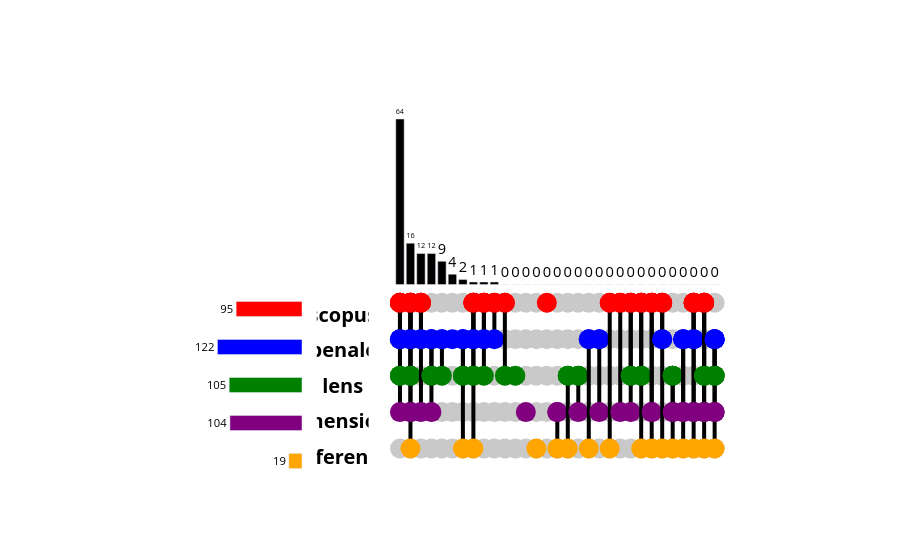

The cell this chart's notebook holds for it:
### Code cell
plot_upset(df_papers[df_papers["tags"] == "#keep"])

### Figure 1 — Plotly figure (JSON) as saved in the notebook; plotly's stock layout.template omitted (floating-point values rounded to 4 significant figures; data arrays with more than 128 entries replaced by an {"elided": "..."} marker saying what was removed)
{"data": [{"marker": {"color": "#C9C9C9", "size": 20}, "mode": "markers", "showlegend": false, "type": "scatter", "x": {"elided": "155 int values"}, "xaxis": "x3", "y": {"elided": "155 float values"}, "yaxis": "y3"}, {"line": {"color": "black", "width": 4}, "marker": {"color": ["red"], "line": {"color": "black"}, "showscale": false, "size": 20}, "mode": "markers+lines", "showlegend": false, "type": "scatter", "x": [0], "xaxis": "x3", "y": [-7.04], "yaxis": "y3"}, {"line": {"color": "black", "width": 4}, "marker": {"color": ["red", "blue"], "line": {"color": "black"}, "showscale": false, "size": 20}, "mode": "markers+lines", "showlegend": false, "type": "scatter", "x": [0, 0], "xaxis": "x3", "y": [-7.04, -21.12], "yaxis": "y3"}, {"line": {"color": "black", "width": 4}, "marker": {"color": ["red", "blue", "green"], "line": {"color": "black"}, "showscale": false, "size": 20}, "mode": "markers+lines", "showlegend": false, "type": "scatter", "x": [0, 0, 0], "xaxis": "x3", "y": [-7.04, -21.12, -35.2], "yaxis": "y3"}, {"line": {"color": "black", "width": 4}, "marker": {"color": ["red", "blue", "green", "purple"], "line": {"color": "black"}, "showscale": false, "size": 20}, "mode": "markers+lines", "showlegend": false, "type": "scatter", "x": [0, 0, 0, 0], "xaxis": "x3", "y": [-7.04, -21.12, -35.2, -49.28], "yaxis": "y3"}, {"line": {"color": "black", "width": 4}, "marker": {"color": ["red"], "line": {"color": "black"}, "showscale": false, "size": 20}, "mode": "markers+lines", "showlegend": false, "type": "scatter", "x": [1], "xaxis": "x3", "y": [-7.04], "yaxis": "y3"}, {"line": {"color": "black", "width": 4}, "marker": {"color": ["red", "blue"], "line": {"color": "black"}, "showscale": false, "size": 20}, "mode": "markers+lines", "showlegend": false, "type": "scatter", "x": [1, 1], "xaxis": "x3", "y": [-7.04, -21.12], "yaxis": "y3"}, {"line": {"color": "black", "width": 4}, "marker": {"color": ["red", "blue", "green"], "line": {"color": "black"}, "showscale": false, "size": 20}, "mode": "markers+lines", "showlegend": false, "type": "scatter", "x": [1, 1, 1], "xaxis": "x3", "y": [-7.04, -21.12, -35.2], "yaxis": "y3"}, {"line": {"color": "black", "width": 4}, "marker": {"color": ["red", "blue", "green", "purple"], "line": {"color": "black"}, "showscale": false, "size": 20}, "mode": "markers+lines", "showlegend": false, "type": "scatter", "x": [1, 1, 1, 1], "xaxis": "x3", "y": [-7.04, -21.12, -35.2, -49.28], "yaxis": "y3"}, {"line": {"color": "black", "width": 4}, "marker": {"color": ["red", "blue", "green", "purple", "orange"], "line": {"color": "black"}, "showscale": false, "size": 20}, "mode": "markers+lines", "showlegend": false, "type": "scatter", "x": [1, 1, 1, 1, 1], "xaxis": "x3", "y": [-7.04, -21.12, -35.2, -49.28, -63.36], "yaxis": "y3"}, {"line": {"color": "black", "width": 4}, "marker": {"color": ["red"], "line": {"color": "black"}, "showscale": false, "size": 20}, "mode": "markers+lines", "showlegend": false, "type": "scatter", "x": [2], "xaxis": "x3", "y": [-7.04], "yaxis": "y3"}, {"line": {"color": "black", "width": 4}, "marker": {"color": ["red", "blue"], "line": {"color": "black"}, "showscale": false, "size": 20}, "mode": "markers+lines", "showlegend": false, "type": "scatter", "x": [2, 2], "xaxis": "x3", "y": [-7.04, -21.12], "yaxis": "y3"}, {"line": {"color": "black", "width": 4}, "marker": {"color": ["red", "blue", "purple"], "line": {"color": "black"}, "showscale": false, "size": 20}, "mode": "markers+lines", "showlegend": false, "type": "scatter", "x": [2, 2, 2], "xaxis": "x3", "y": [-7.04, -21.12, -49.28], "yaxis": "y3"}, {"line": {"color": "black", "width": 4}, "marker": {"color": ["blue"], "line": {"color": "black"}, "showscale": false, "size": 20}, "mode": "markers+lines", "showlegend": false, "type": "scatter", "x": [3], "xaxis": "x3", "y": [-21.12], "yaxis": "y3"}, {"line": {"color": "black", "width": 4}, "marker": {"color": ["blue", "green"], "line": {"color": "black"}, "showscale": false, "size": 20}, "mode": "markers+lines", "showlegend": false, "type": "scatter", "x": [3, 3], "xaxis": "x3", "y": [-21.12, -35.2], "yaxis": "y3"}, {"line": {"color": "black", "width": 4}, "marker": {"color": ["blue", "green", "purple"], "line": {"color": "black"}, "showscale": false, "size": 20}, "mode": "markers+lines", "showlegend": false, "type": "scatter", "x": [3, 3, 3], "xaxis": "x3", "y": [-21.12, -35.2, -49.28], "yaxis": "y3"}, {"line": {"color": "black", "width": 4}, "marker": {"color": ["blue"], "line": {"color": "black"}, "showscale": false, "size": 20}, "mode": "markers+lines", "showlegend": false, "type": "scatter", "x": [4], "xaxis": "x3", "y": [-21.12], "yaxis": "y3"}, {"line": {"color": "black", "width": 4}, "marker": {"color": ["blue", "green"], "line": {"color": "black"}, "showscale": false, "size": 20}, "mode": "markers+lines", "showlegend": false, "type": "scatter", "x": [4, 4], "xaxis": "x3", "y": [-21.12, -35.2], "yaxis": "y3"}, {"line": {"color": "black", "width": 4}, "marker": {"color": ["blue"], "line": {"color": "black"}, "showscale": false, "size": 20}, "mode": "markers+lines", "showlegend": false, "type": "scatter", "x": [5], "xaxis": "x3", "y": [-21.12], "yaxis": "y3"}, {"line": {"color": "black", "width": 4}, "marker": {"color": ["blue"], "line": {"color": "black"}, "showscale": false, "size": 20}, "mode": "markers+lines", "showlegend": false, "type": "scatter", "x": [6], "xaxis": "x3", "y": [-21.12], "yaxis": "y3"}, {"line": {"color": "black", "width": 4}, "marker": {"color": ["blue", "green"], "line": {"color": "black"}, "showscale": false, "size": 20}, "mode": "markers+lines", "showlegend": false, "type": "scatter", "x": [6, 6], "xaxis": "x3", "y": [-21.12, -35.2], "yaxis": "y3"}, {"line": {"color": "black", "width": 4}, "marker": {"color": ["blue", "green", "orange"], "line": {"color": "black"}, "showscale": false, "size": 20}, "mode": "markers+lines", "showlegend": false, "type": "scatter", "x": [6, 6, 6], "xaxis": "x3", "y": [-21.12, -35.2, -63.36], "yaxis": "y3"}, {"line": {"color": "black", "width": 4}, "marker": {"color": ["red"], "line": {"color": "black"}, "showscale": false, "size": 20}, "mode": "markers+lines", "showlegend": false, "type": "scatter", "x": [7], "xaxis": "x3", "y": [-7.04], "yaxis": "y3"}, {"line": {"color": "black", "width": 4}, "marker": {"color": ["red", "blue"], "line": {"color": "black"}, "showscale": false, "size": 20}, "mode": "markers+lines", "showlegend": false, "type": "scatter", "x": [7, 7], "xaxis": "x3", "y": [-7.04, -21.12], "yaxis": "y3"}, {"line": {"color": "black", "width": 4}, "marker": {"color": ["red", "blue", "green"], "line": {"color": "black"}, "showscale": false, "size": 20}, "mode": "markers+lines", "showlegend": false, "type": "scatter", "x": [7, 7, 7], "xaxis": "x3", "y": [-7.04, -21.12, -35.2], "yaxis": "y3"}, {"line": {"color": "black", "width": 4}, "marker": {"color": ["red", "blue", "green", "orange"], "line": {"color": "black"}, "showscale": false, "size": 20}, "mode": "markers+lines", "showlegend": false, "type": "scatter", "x": [7, 7, 7, 7], "xaxis": "x3", "y": [-7.04, -21.12, -35.2, -63.36], "yaxis": "y3"}, {"line": {"color": "black", "width": 4}, "marker": {"color": ["red"], "line": {"color": "black"}, "showscale": false, "size": 20}, "mode": "markers+lines", "showlegend": false, "type": "scatter", "x": [8], "xaxis": "x3", "y": [-7.04], "yaxis": "y3"}, {"line": {"color": "black", "width": 4}, "marker": {"color": ["red", "blue"], "line": {"color": "black"}, "showscale": false, "size": 20}, "mode": "markers+lines", "showlegend": false, "type": "scatter", "x": [8, 8], "xaxis": "x3", "y": [-7.04, -21.12], "yaxis": "y3"}, {"line": {"color": "black", "width": 4}, "marker": {"color": ["red", "blue", "green"], "line": {"color": "black"}, "showscale": false, "size": 20}, "mode": "markers+lines", "showlegend": false, "type": "scatter", "x": [8, 8, 8], "xaxis": "x3", "y": [-7.04, -21.12, -35.2], "yaxis": "y3"}, {"line": {"color": "black", "width": 4}, "marker": {"color": ["red"], "line": {"color": "black"}, "showscale": false, "size": 20}, "mode": "markers+lines", "showlegend": false, "type": "scatter", "x": [9], "xaxis": "x3", "y": [-7.04], "yaxis": "y3"}, {"line": {"color": "black", "width": 4}, "marker": {"color": ["red", "blue"], "line": {"color": "black"}, "showscale": false, "size": 20}, "mode": "markers+lines", "showlegend": false, "type": "scatter", "x": [9, 9], "xaxis": "x3", "y": [-7.04, -21.12], "yaxis": "y3"}, {"line": {"color": "black", "width": 4}, "marker": {"color": ["red"], "line": {"color": "black"}, "showscale": false, "size": 20}, "mode": "markers+lines", "showlegend": false, "type": "scatter", "x": [10], "xaxis": "x3", "y": [-7.04], "yaxis": "y3"}, {"line": {"color": "black", "width": 4}, "marker": {"color": ["red", "green"], "line": {"color": "black"}, "showscale": false, "size": 20}, "mode": "markers+lines", "showlegend": false, "type": "scatter", "x": [10, 10], "xaxis": "x3", "y": [-7.04, -35.2], "yaxis": "y3"}, {"line": {"color": "black", "width": 4}, "marker": {"color": ["green"], "line": {"color": "black"}, "showscale": false, "size": 20}, "mode": "markers+lines", "showlegend": false, "type": "scatter", "x": [11], "xaxis": "x3", "y": [-35.2], "yaxis": "y3"}, {"line": {"color": "black", "width": 4}, "marker": {"color": ["purple"], "line": {"color": "black"}, "showscale": false, "size": 20}, "mode": "markers+lines", "showlegend": false, "type": "scatter", "x": [12], "xaxis": "x3", "y": [-49.28], "yaxis": "y3"}, {"line": {"color": "black", "width": 4}, "marker": {"color": ["orange"], "line": {"color": "black"}, "showscale": false, "size": 20}, "mode": "markers+lines", "showlegend": false, "type": "scatter", "x": [13], "xaxis": "x3", "y": [-63.36], "yaxis": "y3"}, {"line": {"color": "black", "width": 4}, "marker": {"color": ["red"], "line": {"color": "black"}, "showscale": false, "size": 20}, "mode": "markers+lines", "showlegend": false, "type": "scatter", "x": [14], "xaxis": "x3", "y": [-7.04], "yaxis": "y3"}, {"line": {"color": "black", "width": 4}, "marker": {"color": ["purple"], "line": {"color": "black"}, "showscale": false, "size": 20}, "mode": "markers+lines", "showlegend": false, "type": "scatter", "x": [15], "xaxis": "x3", "y": [-49.28], "yaxis": "y3"}, {"line": {"color": "black", "width": 4}, "marker": {"color": ["purple", "orange"], "line": {"color": "black"}, "showscale": false, "size": 20}, "mode": "markers+lines", "showlegend": false, "type": "scatter", "x": [15, 15], "xaxis": "x3", "y": [-49.28, -63.36], "yaxis": "y3"}, {"line": {"color": "black", "width": 4}, "marker": {"color": ["green"], "line": {"color": "black"}, "showscale": false, "size": 20}, "mode": "markers+lines", "showlegend": false, "type": "scatter", "x": [16], "xaxis": "x3", "y": [-35.2], "yaxis": "y3"}, {"line": {"color": "black", "width": 4}, "marker": {"color": ["green", "orange"], "line": {"color": "black"}, "showscale": false, "size": 20}, "mode": "markers+lines", "showlegend": false, "type": "scatter", "x": [16, 16], "xaxis": "x3", "y": [-35.2, -63.36], "yaxis": "y3"}, {"line": {"color": "black", "width": 4}, "marker": {"color": ["green"], "line": {"color": "black"}, "showscale": false, "size": 20}, "mode": "markers+lines", "showlegend": false, "type": "scatter", "x": [17], "xaxis": "x3", "y": [-35.2], "yaxis": "y3"}, {"line": {"color": "black", "width": 4}, "marker": {"color": ["green", "purple"], "line": {"color": "black"}, "showscale": false, "size": 20}, "mode": "markers+lines", "showlegend": false, "type": "scatter", "x": [17, 17], "xaxis": "x3", "y": [-35.2, -49.28], "yaxis": "y3"}, {"line": {"color": "black", "width": 4}, "marker": {"color": ["blue"], "line": {"color": "black"}, "showscale": false, "size": 20}, "mode": "markers+lines", "showlegend": false, "type": "scatter", "x": [18], "xaxis": "x3", "y": [-21.12], "yaxis": "y3"}, {"line": {"color": "black", "width": 4}, "marker": {"color": ["blue", "orange"], "line": {"color": "black"}, "showscale": false, "size": 20}, "mode": "markers+lines", "showlegend": false, "type": "scatter", "x": [18, 18], "xaxis": "x3", "y": [-21.12, -63.36], "yaxis": "y3"}, {"line": {"color": "black", "width": 4}, "marker": {"color": ["blue"], "line": {"color": "black"}, "showscale": false, "size": 20}, "mode": "markers+lines", "showlegend": false, "type": "scatter", "x": [19], "xaxis": "x3", "y": [-21.12], "yaxis": "y3"}, {"line": {"color": "black", "width": 4}, "marker": {"color": ["blue", "purple"], "line": {"color": "black"}, "showscale": false, "size": 20}, "mode": "markers+lines", "showlegend": false, "type": "scatter", "x": [19, 19], "xaxis": "x3", "y": [-21.12, -49.28], "yaxis": "y3"}, {"line": {"color": "black", "width": 4}, "marker": {"color": ["red"], "line": {"color": "black"}, "showscale": false, "size": 20}, "mode": "markers+lines", "showlegend": false, "type": "scatter", "x": [20], "xaxis": "x3", "y": [-7.04], "yaxis": "y3"}, {"line": {"color": "black", "width": 4}, "marker": {"color": ["red", "orange"], "line": {"color": "black"}, "showscale": false, "size": 20}, "mode": "markers+lines", "showlegend": false, "type": "scatter", "x": [20, 20], "xaxis": "x3", "y": [-7.04, -63.36], "yaxis": "y3"}, {"line": {"color": "black", "width": 4}, "marker": {"color": ["red"], "line": {"color": "black"}, "showscale": false, "size": 20}, "mode": "markers+lines", "showlegend": false, "type": "scatter", "x": [21], "xaxis": "x3", "y": [-7.04], "yaxis": "y3"}, {"line": {"color": "black", "width": 4}, "marker": {"color": ["red", "purple"], "line": {"color": "black"}, "showscale": false, "size": 20}, "mode": "markers+lines", "showlegend": false, "type": "scatter", "x": [21, 21], "xaxis": "x3", "y": [-7.04, -49.28], "yaxis": "y3"}, {"line": {"color": "black", "width": 4}, "marker": {"color": ["red"], "line": {"color": "black"}, "showscale": false, "size": 20}, "mode": "markers+lines", "showlegend": false, "type": "scatter", "x": [22], "xaxis": "x3", "y": [-7.04], "yaxis": "y3"}, {"line": {"color": "black", "width": 4}, "marker": {"color": ["red", "green"], "line": {"color": "black"}, "showscale": false, "size": 20}, "mode": "markers+lines", "showlegend": false, "type": "scatter", "x": [22, 22], "xaxis": "x3", "y": [-7.04, -35.2], "yaxis": "y3"}, {"line": {"color": "black", "width": 4}, "marker": {"color": ["red", "green", "purple"], "line": {"color": "black"}, "showscale": false, "size": 20}, "mode": "markers+lines", "showlegend": false, "type": "scatter", "x": [22, 22, 22], "xaxis": "x3", "y": [-7.04, -35.2, -49.28], "yaxis": "y3"}, {"line": {"color": "black", "width": 4}, "marker": {"color": ["red"], "line": {"color": "black"}, "showscale": false, "size": 20}, "mode": "markers+lines", "showlegend": false, "type": "scatter", "x": [23], "xaxis": "x3", "y": [-7.04], "yaxis": "y3"}, {"line": {"color": "black", "width": 4}, "marker": {"color": ["red", "green"], "line": {"color": "black"}, "showscale": false, "size": 20}, "mode": "markers+lines", "showlegend": false, "type": "scatter", "x": [23, 23], "xaxis": "x3", "y": [-7.04, -35.2], "yaxis": "y3"}, {"line": {"color": "black", "width": 4}, "marker": {"color": ["red", "green", "orange"], "line": {"color": "black"}, "showscale": false, "size": 20}, "mode": "markers+lines", "showlegend": false, "type": "scatter", "x": [23, 23, 23], "xaxis": "x3", "y": [-7.04, -35.2, -63.36], "yaxis": "y3"}, {"line": {"color": "black", "width": 4}, "marker": {"color": ["red"], "line": {"color": "black"}, "showscale": false, "size": 20}, "mode": "markers+lines", "showlegend": false, "type": "scatter", "x": [24], "xaxis": "x3", "y": [-7.04], "yaxis": "y3"}, {"line": {"color": "black", "width": 4}, "marker": {"color": ["red", "purple"], "line": {"color": "black"}, "showscale": false, "size": 20}, "mode": "markers+lines", "showlegend": false, "type": "scatter", "x": [24, 24], "xaxis": "x3", "y": [-7.04, -49.28], "yaxis": "y3"}, {"line": {"color": "black", "width": 4}, "marker": {"color": ["red", "purple", "orange"], "line": {"color": "black"}, "showscale": false, "size": 20}, "mode": "markers+lines", "showlegend": false, "type": "scatter", "x": [24, 24, 24], "xaxis": "x3", "y": [-7.04, -49.28, -63.36], "yaxis": "y3"}, {"line": {"color": "black", "width": 4}, "marker": {"color": ["red"], "line": {"color": "black"}, "showscale": false, "size": 20}, "mode": "markers+lines", "showlegend": false, "type": "scatter", "x": [25], "xaxis": "x3", "y": [-7.04], "yaxis": "y3"}, {"line": {"color": "black", "width": 4}, "marker": {"color": ["red", "blue"], "line": {"color": "black"}, "showscale": false, "size": 20}, "mode": "markers+lines", "showlegend": false, "type": "scatter", "x": [25, 25], "xaxis": "x3", "y": [-7.04, -21.12], "yaxis": "y3"}, {"line": {"color": "black", "width": 4}, "marker": {"color": ["red", "blue", "orange"], "line": {"color": "black"}, "showscale": false, "size": 20}, "mode": "markers+lines", "showlegend": false, "type": "scatter", "x": [25, 25, 25], "xaxis": "x3", "y": [-7.04, -21.12, -63.36], "yaxis": "y3"}, {"line": {"color": "black", "width": 4}, "marker": {"color": ["green"], "line": {"color": "black"}, "showscale": false, "size": 20}, "mode": "markers+lines", "showlegend": false, "type": "scatter", "x": [26], "xaxis": "x3", "y": [-35.2], "yaxis": "y3"}, {"line": {"color": "black", "width": 4}, "marker": {"color": ["green", "purple"], "line": {"color": "black"}, "showscale": false, "size": 20}, "mode": "markers+lines", "showlegend": false, "type": "scatter", "x": [26, 26], "xaxis": "x3", "y": [-35.2, -49.28], "yaxis": "y3"}, {"line": {"color": "black", "width": 4}, "marker": {"color": ["green", "purple", "orange"], "line": {"color": "black"}, "showscale": false, "size": 20}, "mode": "markers+lines", "showlegend": false, "type": "scatter", "x": [26, 26, 26], "xaxis": "x3", "y": [-35.2, -49.28, -63.36], "yaxis": "y3"}, {"line": {"color": "black", "width": 4}, "marker": {"color": ["blue"], "line": {"color": "black"}, "showscale": false, "size": 20}, "mode": "markers+lines", "showlegend": false, "type": "scatter", "x": [27], "xaxis": "x3", "y": [-21.12], "yaxis": "y3"}, {"line": {"color": "black", "width": 4}, "marker": {"color": ["blue", "purple"], "line": {"color": "black"}, "showscale": false, "size": 20}, "mode": "markers+lines", "showlegend": false, "type": "scatter", "x": [27, 27], "xaxis": "x3", "y": [-21.12, -49.28], "yaxis": "y3"}, {"line": {"color": "black", "width": 4}, "marker": {"color": ["blue", "purple", "orange"], "line": {"color": "black"}, "showscale": false, "size": 20}, "mode": "markers+lines", "showlegend": false, "type": "scatter", "x": [27, 27, 27], "xaxis": "x3", "y": [-21.12, -49.28, -63.36], "yaxis": "y3"}, {"line": {"color": "black", "width": 4}, "marker": {"color": ["red"], "line": {"color": "black"}, "showscale": false, "size": 20}, "mode": "markers+lines", "showlegend": false, "type": "scatter", "x": [28], "xaxis": "x3", "y": [-7.04], "yaxis": "y3"}, {"line": {"color": "black", "width": 4}, "marker": {"color": ["red", "blue"], "line": {"color": "black"}, "showscale": false, "size": 20}, "mode": "markers+lines", "showlegend": false, "type": "scatter", "x": [28, 28], "xaxis": "x3", "y": [-7.04, -21.12], "yaxis": "y3"}, {"line": {"color": "black", "width": 4}, "marker": {"color": ["red", "blue", "purple"], "line": {"color": "black"}, "showscale": false, "size": 20}, "mode": "markers+lines", "showlegend": false, "type": "scatter", "x": [28, 28, 28], "xaxis": "x3", "y": [-7.04, -21.12, -49.28], "yaxis": "y3"}, {"line": {"color": "black", "width": 4}, "marker": {"color": ["red", "blue", "purple", "orange"], "line": {"color": "black"}, "showscale": false, "size": 20}, "mode": "markers+lines", "showlegend": false, "type": "scatter", "x": [28, 28, 28, 28], "xaxis": "x3", "y": [-7.04, -21.12, -49.28, -63.36], "yaxis": "y3"}, {"line": {"color": "black", "width": 4}, "marker": {"color": ["red"], "line": {"color": "black"}, "showscale": false, "size": 20}, "mode": "markers+lines", "showlegend": false, "type": "scatter", "x": [29], "xaxis": "x3", "y": [-7.04], "yaxis": "y3"}, {"line": {"color": "black", "width": 4}, "marker": {"color": ["red", "green"], "line": {"color": "black"}, "showscale": false, "size": 20}, "mode": "markers+lines", "showlegend": false, "type": "scatter", "x": [29, 29], "xaxis": "x3", "y": [-7.04, -35.2], "yaxis": "y3"}, {"line": {"color": "black", "width": 4}, "marker": {"color": ["red", "green", "purple"], "line": {"color": "black"}, "showscale": false, "size": 20}, "mode": "markers+lines", "showlegend": false, "type": "scatter", "x": [29, 29, 29], "xaxis": "x3", "y": [-7.04, -35.2, -49.28], "yaxis": "y3"}, {"line": {"color": "black", "width": 4}, "marker": {"color": ["red", "green", "purple", "orange"], "line": {"color": "black"}, "showscale": false, "size": 20}, "mode": "markers+lines", "showlegend": false, "type": "scatter", "x": [29, 29, 29, 29], "xaxis": "x3", "y": [-7.04, -35.2, -49.28, -63.36], "yaxis": "y3"}, {"line": {"color": "black", "width": 4}, "marker": {"color": ["blue"], "line": {"color": "black"}, "showscale": false, "size": 20}, "mode": "markers+lines", "showlegend": false, "type": "scatter", "x": [30], "xaxis": "x3", "y": [-21.12], "yaxis": "y3"}, {"line": {"color": "black", "width": 4}, "marker": {"color": ["blue", "green"], "line": {"color": "black"}, "showscale": false, "size": 20}, "mode": "markers+lines", "showlegend": false, "type": "scatter", "x": [30, 30], "xaxis": "x3", "y": [-21.12, -35.2], "yaxis": "y3"}, {"line": {"color": "black", "width": 4}, "marker": {"color": ["blue", "green", "purple"], "line": {"color": "black"}, "showscale": false, "size": 20}, "mode": "markers+lines", "showlegend": false, "type": "scatter", "x": [30, 30, 30], "xaxis": "x3", "y": [-21.12, -35.2, -49.28], "yaxis": "y3"}, {"line": {"color": "black", "width": 4}, "marker": {"color": ["blue", "green", "purple", "orange"], "line": {"color": "black"}, "showscale": false, "size": 20}, "mode": "markers+lines", "showlegend": false, "type": "scatter", "x": [30, 30, 30, 30], "xaxis": "x3", "y": [-21.12, -35.2, -49.28, -63.36], "yaxis": "y3"}, {"hoverinfo": "none", "marker": {"color": "black"}, "text": [64.0, 16.0, 12.0, 12.0, 9.0, 4.0, 2.0, 1.0, 1.0, 1.0, 0.0, 0.0, 0.0, 0.0, 0.0, 0.0, 0.0, 0.0, 0.0, 0.0, 0.0, 0.0, 0.0, 0.0, 0.0, 0.0, 0.0, 0.0, 0.0, 0.0, 0.0], "textfont": {"color": "black", "size": 20}, "textposition": "outside", "type": "bar", "x": [0, 1, 2, 3, 4, 5, 6, 7, 8, 9, 10, 11, 12, 13, 14, 15, 16, 17, 18, 19, 20, 21, 22, 23, 24, 25, 26, 27, 28, 29, 30], "xaxis": "x3", "y": [64, 16, 12, 12, 9, 4, 2, 1, 1, 1, 0, 0, 0, 0, 0, 0, 0, 0, 0, 0, 0, 0, 0, 0, 0, 0, 0, 0, 0, 0, 0], "yaxis": "y3"}, {"mode": "text", "showlegend": false, "text": ["<b>scopus</b>", "<b>openalex</b>", "<b>lens</b>", "<b>dimensions</b>", "<b>reference</b>"], "textfont": {"color": "black", "size": 20}, "textposition": "middle center", "type": "scatter", "x": [-0.1, -0.1, -0.1, -0.1, -0.1], "xaxis": "x2", "y": {"elided": "155 float values"}, "yaxis": "y2"}, {"marker": {"color": ["red", "blue", "green", "purple", "orange", "yellow"]}, "orientation": "h", "text": [95.0, 122.0, 105.0, 104.0, 19.0], "textfont": {"color": "black", "size": 20}, "textposition": "outside", "type": "bar", "width": 0.4, "x": [-95, -122, -105, -104, -19], "xaxis": "x", "y": [0, 1, 2, 3, 4], "yaxis": "y"}], "layout": {"plot_bgcolor": "white", "showlegend": false, "xaxis": {"anchor": "y", "domain": [0.1, 0.3], "range": [-213.5, 0], "showticklabels": false}, "xaxis2": {"anchor": "y2", "domain": [0.32, 0.39], "showticklabels": false}, "xaxis3": {"anchor": "y3", "domain": [0.39, 0.9], "showticklabels": false}, "yaxis": {"anchor": "x", "autorange": "reversed", "domain": [0, 0.5], "showticklabels": false, "side": "right"}, "yaxis2": {"anchor": "x2", "domain": [0.035, 0.45], "showticklabels": false}, "yaxis3": {"anchor": "x3", "domain": [0, 1], "showticklabels": false}}}
